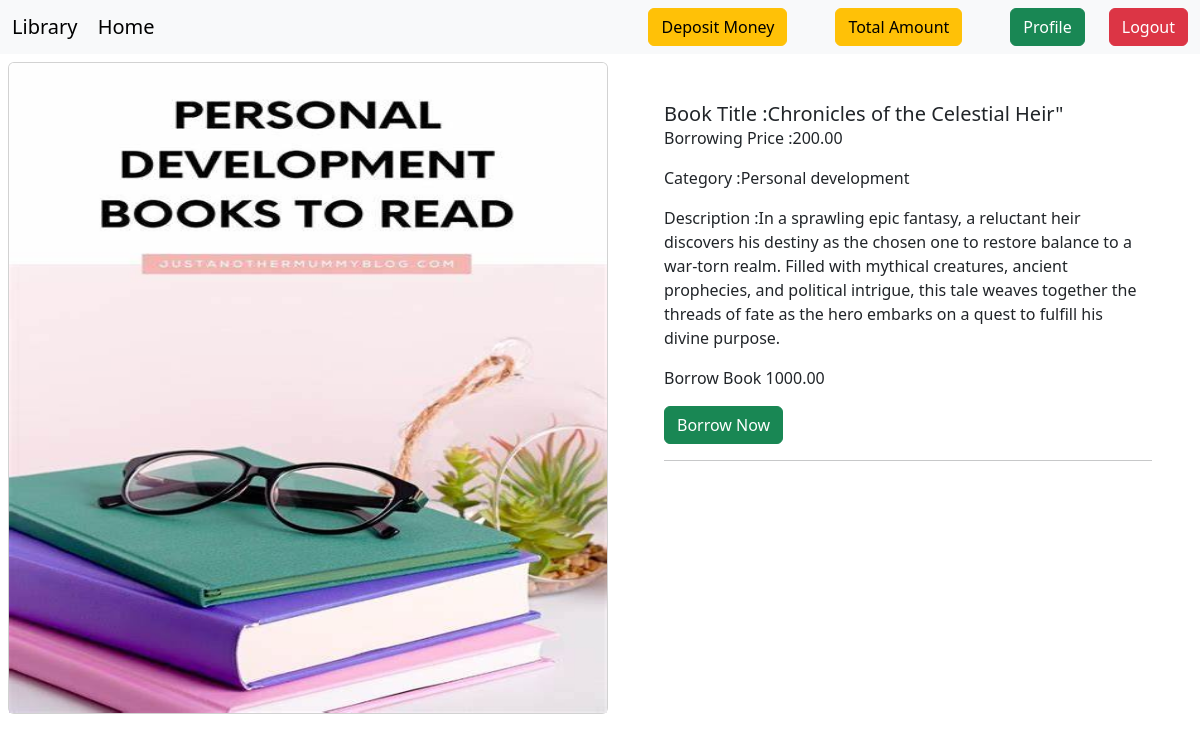
Page /books/book-details/2/ (signed in) on the committed database.
### books/models.py (models this page shows, shortened)
class Book(models.Model):
    title = models.CharField(max_length=100)
    description = models.TextField()
    image = models.ImageField(upload_to='books/media/uploads/',blank=True, null=True)
    borrowing_price = models.DecimalField(max_digits=10, decimal_places=2)
    reviews = models.ManyToManyField(User, through='BookReview')
    category = models.ForeignKey(Category, on_delete=models.CASCADE)

class Category(models.Model):
    name = models.CharField(max_length=100)
    slug=models.SlugField(max_length=100, unique=True, null=True,blank=True)
    def __str__(self):
            return self.name

### users/models.py (models this page shows)
class UserProfile(models.Model):
    user = models.OneToOneField(User, on_delete=models.CASCADE)
    deposit_amount = models.DecimalField(max_digits=10, decimal_places=2, default=0)

### books/views.py (the view)
# urls.py: path('book-details/<int:book_id>/', book_details, name='book_details'),
def book_details(request, book_id):
        book = get_object_or_404(Book, pk=book_id)
        if request.user.is_authenticated :
                reviews = BookReview.objects.filter(book=book)
                deposit_amount = request.user.userprofile.deposit_amount
                return render(request, 'book_details.html', {'book': book, 'reviews': reviews, "deposit_amount":deposit_amount})
        else:
                return render(request, 'book_details.html', {'book': book})

### books/templates/book_details.html (shortened to what this page needs)
{% extends "base.html" %} {% block content %} {% load crispy_forms_tags %}
<div class="col-12 d-flex">
  <div class="card m-2 col-6">
    <img
      src="{{book.image.url}}"
      class="card-img-top img-fluid"
      alt="Car image"
      style="height: 650px"
    />
  </div>
  <div class="card-body m-5 col-6">
    <h5 class="card-title">Book Title :{{book.title}}</h5>
    <p class="card-text">Borrowing Price :{{book.borrowing_price}}</p>
    <p class="card-text">Category :{{book.category}}</p>
    <p class="card-text">Description :{{book.description}}</p>
    {% if request.user.is_authenticated %}
    <p>Borrow Book {{deposit_amount}}</p>
    {% if deposit_amount >= book.borrowing_price %}
    <form method="post" action="{% url 'borrow_book' book.id %}">
      <button type="submit" class="btn btn-success">Borrow Now</button>
    </form>
    {% else %}
    <p class="text-danger">Insufficient deposit amount to borrow this book.</p>
    {% endif %}
    <hr />
    {% endif %}
  </div>
</div>
{% endblock %}

### rows in the picture
Book: image (picture), title "Chronicles of the Celestial Heir\"", borrowing_price "200.00", category "Personal development", description "In a sprawling epic fantasy, a reluctant heir discovers his destiny as the chosen one to restore balance to a war-torn realm. Filled with mythical creatures, ancient prophecies, and political intrigue, this tale weaves together the threads of fate as the hero embarks on a quest to fulfill his divine purpose."
UserProfile: deposit_amount "1000.00"
